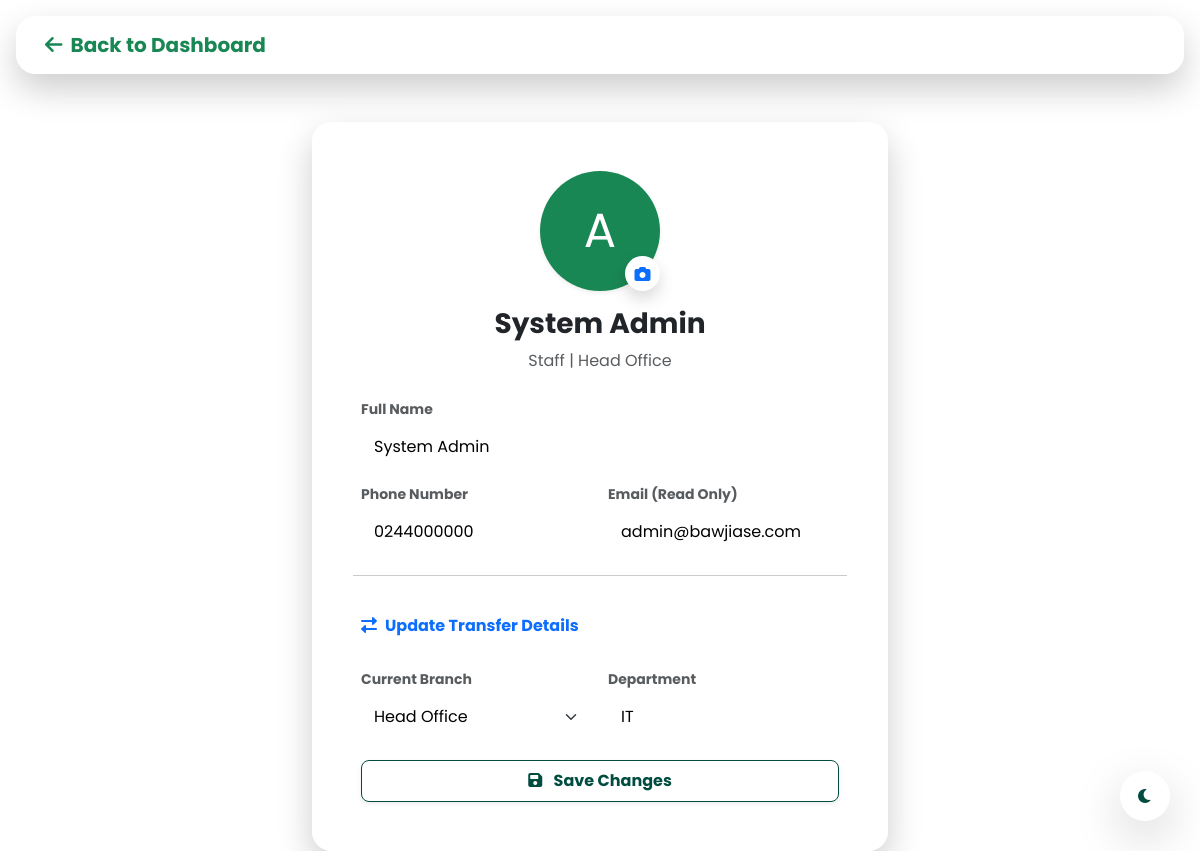
The app's page /profile (signed in) with its own data.
### app.py (models this page shows, shortened)
class User(db.Model, UserMixin):
    id = db.Column(db.Integer, primary_key=True)
    fullname = db.Column(db.String(150), nullable=False)
    phone = db.Column(db.String(20), nullable=False, default="N/A")
    email = db.Column(db.String(150), unique=True, nullable=False)
    password = db.Column(db.String(200), nullable=False)
    role = db.Column(db.String(50), default='General Staff')
    position = db.Column(db.String(100), nullable=True, default='Staff')
    department = db.Column(db.String(100), nullable=False)
    branch = db.Column(db.String(100), nullable=False)
    image_file = db.Column(db.String(20), nullable=False, default='default.jpg')
    is_active_user = db.Column(db.Boolean, default=True)
    hidden_announcements = db.relationship('Announcement', secondary=hidden_posts, backref='hidden_by')

### app.py (the view, shortened to what this page needs)
@app.route('/profile', methods=['GET', 'POST'])
@login_required
def profile():
    image_file = url_for('static', filename='profile_pics/' + current_user.image_file)
    return render_template('profile.html', user=current_user, image_file=image_file)

### app.py (called while the page is built)
@login_manager.user_loader
def load_user(user_id): return db.session.get(User, int(user_id))

@app.context_processor
def inject_notifications():
    if current_user.is_authenticated:
        if current_user.department == 'IT' or current_user.role == 'Super Admin':
            incident_count = IncidentReport.query.filter_by(status='Open').count()
            amendment_count = ProfileAmendment.query.filter_by(status='Open').count()
            return dict(unread_count=incident_count + amendment_count)
    return dict(unread_count=0)

### templates/profile.html (shortened to what this page needs)
{% extends "base.html" %}
{% block content %}
<nav class="navbar navbar-expand-lg glass-card mx-3 mt-3 px-3 py-2 sticky-top">
    <div class="container-fluid">
        <a class="navbar-brand d-flex align-items-center" href="{{ url_for('dashboard') }}">
            <i class="fas fa-arrow-left text-success me-2"></i> <span class="fw-bold text-success">Back to Dashboard</span>
        </a>
    </div>
</nav>
<div class="container mt-5" style="max-width: 600px;">
    <div class="glass-card p-5">
        <form method="POST" action="{{ url_for('profile') }}" enctype="multipart/form-data">
            <div class="text-center mb-4">
                <div class="position-relative d-inline-block">
                    {% if user.image_file == 'default.jpg' %}
                        <div class="bg-success text-white rounded-circle d-flex align-items-center justify-content-center shadow-sm" style="width: 120px; height: 120px; font-size: 3rem;">
                            {{ user.email[0].upper() }}
                        </div>
                    {% else %}
                        <img src="{{ image_file }}" class="rounded-circle shadow-sm" style="width: 120px; height: 120px; object-fit: cover; border: 4px solid white;">
                    {% endif %}
                    <label for="fileInput" class="position-absolute bottom-0 end-0 bg-white text-primary rounded-circle shadow p-2" style="cursor: pointer; width: 35px; height: 35px; display: flex; align-items: center; justify-content: center;">
                        <i class="fas fa-camera"></i>
                    </label>
                </div>
                <h3 class="fw-bold text-dark mt-3">{{ user.fullname }}</h3>
                <p class="text-muted">{{ user.position or user.role }} | {{ user.branch }}</p>
            </div>
            <div class="row g-3">
                <div class="col-12">
                    <label class="form-label fw-bold small text-muted">Full Name</label>
                    <input type="text" class="form-control" name="fullname" value="{{ user.fullname }}" required>
                </div>
                <div class="col-md-6">
                    <label class="form-label fw-bold small text-muted">Phone Number</label>
                    <input type="text" class="form-control" name="phone" value="{{ user.phone }}" required>
                </div>
                <div class="col-md-6">
                    <label class="form-label fw-bold small text-muted">Email (Read Only)</label>
                    <input type="text" class="form-control bg-light" value="{{ user.email }}" readonly>
                </div>
                <hr class="my-4">
                <h6 class="fw-bold text-primary mb-3"><i class="fas fa-exchange-alt me-2"></i>Update Transfer Details</h6>
                <div class="col-md-6">
                    <label class="form-label fw-bold small text-muted">Current Branch</label>
                    <select class="form-select" name="branch" required>
                        <option value="{{ user.branch }}" selected>{{ user.branch }}</option>
                    </select>
                </div>
                <div class="col-md-6">
                    <label class="form-label fw-bold small text-muted">Department</label>
                    <input type="text" class="form-control" name="department" value="{{ user.department }}" required>
                </div>
                <div class="col-12 mt-4">
                    <button type="submit" class="btn btn-success w-100 py-2 fw-bold shadow-sm">
                        <i class="fas fa-save me-2"></i> Save Changes
                    </button>
                </div>
            </div>
        </form>
    </div>
</div>
{% endblock %}

### static/css/style.css (style rules this page uses)
:root { --bg-overlay: rgba(0, 51, 42, 0.4); --card-bg: rgba(255, 255, 255, 0.85); --card-border: rgba(255, 255, 255, 0.5); --text-main: #333; --text-muted-light: #6c757d; --input-bg: rgba(255, 255, 255, 0.9); --input-text: #000; --badge-bg: white; --glow-color: 0 15px 35px rgba(0,0,0,0.2); --brand-green: #004d40; --brand-cyan: #64ffda; }
body, html { height: 100%; margin: 0; font-family: 'Poppins', sans-serif; overflow-x: hidden; overflow-y: auto; }
h5, h4, h3, h6 { color: var(--text-main) !important; }
p, .small, label, span { color: var(--text-main); }
.glass-card { background: var(--card-bg); border: 1px solid var(--card-border); box-shadow: var(--glow-color); border-radius: 20px; z-index: 3; position: relative; color: var(--text-main); animation: floatUp 0.8s ease-out forwards; overflow: visible !important; transition: box-shadow 0.5s ease, background 0.5s ease; }
.form-control, .form-select { background-color: var(--input-bg) !important; border: 1px solid var(--card-border); color: var(--input-text) !important; border-radius: 8px; transition: border-color 0.3s ease, box-shadow 0.3s ease; }
a { color: var(--brand-green); font-weight: 600; text-decoration: none; transition: color 0.3s ease; }
.btn-success { background-color: #ffffff !important; color: var(--brand-green) !important; border: 1px solid var(--brand-green); border-radius: 8px; padding: 10px; font-weight: bold; transition: all 0.3s ease; box-shadow: 0 4px 6px rgba(0,0,0,0.1); }

### records on screen
User: email "A", fullname "System Admin", position "Staff", branch "Head Office", phone "0244000000", email "admin@bawjiase.com", department "IT"
